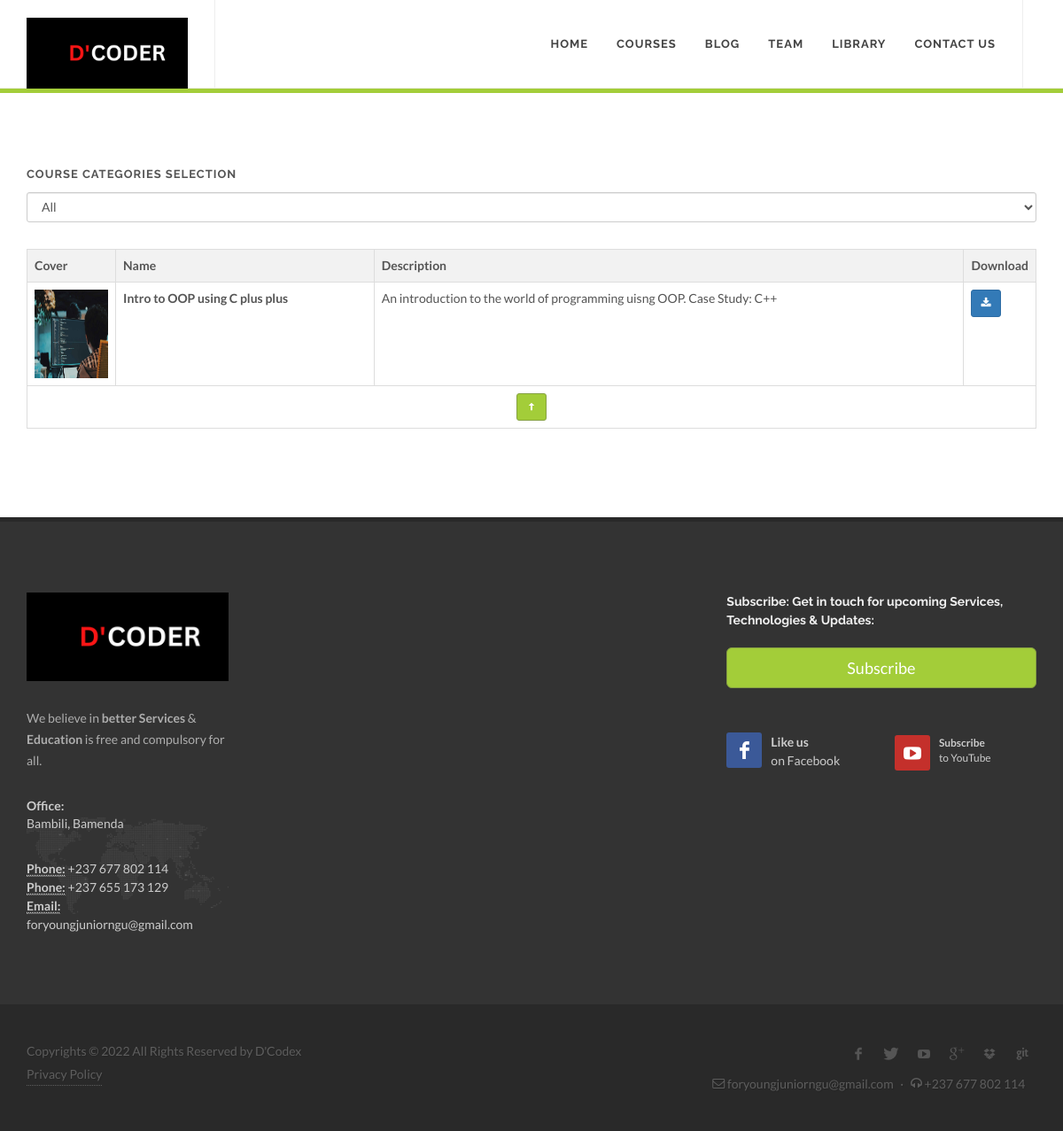
The page /courselibrary.php on the database its author committed.
### tables this page shows
CREATE TABLE `library` (
  `id` int(11) NOT NULL,
  `name` varchar(255) NOT NULL,
  `categorieId` int(11) NOT NULL,
  `description` text NOT NULL,
  `book` varchar(255) NOT NULL,
  `image` varchar(255) NOT NULL
);

### courselibrary.php (the view, shortened to what this page needs)
<?php include("header.php"); ?>
		<div id="page-menu">
			<div id="page-menu-wrap">
			</div>
		</div>
		<section id="content">
			<div class="content-wrap" id="start">
			<div class="container clearfix">
					<div class="nobottommargin clearfix">
					<?php if(isset($_POST['categorie_op'])){
					 	$newOp = $_POST['categorie_op'];
					 }else if(isset($_GET['BookId'])){
                                $newOp = $_GET['BookId'];
                            }else{
                                $newOp = "";
                            }
					?>
					<form method="post">
					    <div class="form-group">
                        <label>Course Categories Selection</label>
                        <select class="form-control"  name="categorie_op" id="categorie_op" onchange='if(this.value != 0) { this.form.submit(); }'>
                        <option value="a">All</option>
                        </select>
                </div>
			</form>
<?php
	if(!empty($newOp) && $newOp != 'a'){ ?>
	<table class="table table-striped table-bordered">
    <tr>
        <th>Cover</th>
        <th>Name</th>
        <th>Description</th>
        <th>Download</th>
    </tr>
    <?php
        $query = "SELECT * FROM `library` WHERE id='$newOp'";
        $result = mysqli_query($connection, $query);
        if(mysqli_num_rows($result) > 0){
         while( $row = mysqli_fetch_assoc($result) ){
                echo "<tr>";
                echo "<td width='100px' height='100px'><img src=gotoep/images/library/".$row["image"]." width='100px' height='100px'>
                </td>";
                echo "<td><strong>".$row["name"]."</strong></td>";
                echo "<td>".$row["description"]."</td>";
                echo '<td width="50px"><a target="_blank" href="gotoep/books/'.$row['book']. '" type= "button" class="btn btn-primary btn-sm">
                <span class="icon-download-alt"></span></a></td>';
                echo "<tr>";
            }
    } else {
        echo "<div class='alert alert-danger'>Books Are Not Available Yet...!<a class='close' data-dismiss='alert'>&times</a></div>";
    }
        mysqli_close($connection);
    ?>
    <tr>
        <td colspan="5" id="end"><div class="text-center"><a href="library.php#start" type="button" class="btn btn-sm btn-success"><span class="icon-arrow-up"></span></a></div></td>
    </tr>
</table>
<?php	}else{
?>
<table class="table table-striped table-bordered">
    <tr>
        <th>Cover</th>
        <th>Name</th>
        <th>Description</th>
        <th>Download</th>
    </tr>
    <?php
        $query = "SELECT * FROM `library`";
        $result = mysqli_query($connection, $query);
        if(mysqli_num_rows($result) > 0){
         while( $row = mysqli_fetch_assoc($result) ){
                echo "<tr>";
                echo "<td width='100px' height='100px'><img src=gotoep/images/library/".$row["image"]." width='100px' height='100px'>
                </td>";
                echo "<td><strong>".$row["name"]."</strong></td>";
                echo "<td>".$row["description"]."</td>";
                echo '<td width="50px"><a target="_blank" href="gotoep/books/'.$row['book']. '" type= "button" class="btn btn-primary btn-sm">
                <span class="icon-download-alt"></span></a></td>';
                echo "<tr>";
            }
    } else {
        echo "<div class='alert alert-danger'>Books Are Not Available Yet...!<a class='close' data-dismiss='alert'>&times</a></div>";
    }
    ?>
    <tr>
        <td colspan="5" id="end"><div class="text-center"><a href="library.php#start" type="button" class="btn btn-sm btn-success"><span class="icon-arrow-up"></span></a></div></td>
    </tr>
</table>
<?php } ?>
</div>
</div>
</div>
</section>
<?php include("footer.php"); ?>

### css/dark.css (style rules this page uses)
.dark .table-striped > tbody > tr:nth-child(odd) > td, .dark .table-striped > tbody > tr:nth-child(odd) > th, .table-striped > tbody > tr:nth-child(odd) { background-color: rgba(0,0,0,0.05); }

### rows shown on the page
library: image (picture), name "Intro to OOP using C plus plus", description "An introduction to the world of programming uisng OOP. Case Study: C++"
